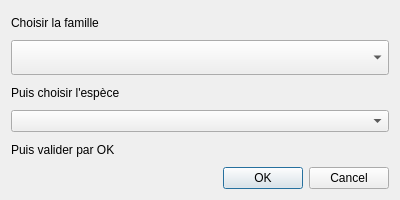
<?xml version="1.0" encoding="UTF-8"?>
<ui version="4.0">
 <class>DialogRequeteFamille</class>
 <widget class="QDialog" name="DialogRequeteFamille">
  <property name="geometry">
   <rect>
    <x>0</x>
    <y>0</y>
    <width>400</width>
    <height>200</height>
   </rect>
  </property>
  <property name="maximumSize">
   <size>
    <width>400</width>
    <height>200</height>
   </size>
  </property>
  <property name="windowTitle">
   <string>Choisir les variétés par espèce</string>
  </property>
  <layout class="QVBoxLayout" name="verticalLayout_2">
   <item>
    <layout class="QVBoxLayout" name="verticalLayout">
     <item>
      <widget class="QLabel" name="label">
       <property name="text">
        <string>Choisir la famille</string>
       </property>
      </widget>
     </item>
     <item>
      <widget class="QComboBox" name="comboBoxFamille">
       <property name="minimumSize">
        <size>
         <width>0</width>
         <height>35</height>
        </size>
       </property>
      </widget>
     </item>
     <item>
      <widget class="QLabel" name="label_2">
       <property name="text">
        <string>Puis choisir l'espèce</string>
       </property>
      </widget>
     </item>
     <item>
      <widget class="QComboBox" name="comboBoxEspece"/>
     </item>
     <item>
      <widget class="QLabel" name="label_3">
       <property name="text">
        <string>Puis valider par OK</string>
       </property>
      </widget>
     </item>
    </layout>
   </item>
   <item>
    <widget class="QDialogButtonBox" name="buttonBox">
     <property name="orientation">
      <enum>Qt::Horizontal</enum>
     </property>
     <property name="standardButtons">
      <set>QDialogButtonBox::Cancel|QDialogButtonBox::Ok</set>
     </property>
    </widget>
   </item>
  </layout>
 </widget>
 <resources/>
 <connections>
  <connection>
   <sender>buttonBox</sender>
   <signal>accepted()</signal>
   <receiver>DialogRequeteFamille</receiver>
   <slot>accept()</slot>
   <hints>
    <hint type="sourcelabel">
     <x>248</x>
     <y>254</y>
    </hint>
    <hint type="destinationlabel">
     <x>157</x>
     <y>274</y>
    </hint>
   </hints>
  </connection>
  <connection>
   <sender>buttonBox</sender>
   <signal>rejected()</signal>
   <receiver>DialogRequeteFamille</receiver>
   <slot>reject()</slot>
   <hints>
    <hint type="sourcelabel">
     <x>316</x>
     <y>260</y>
    </hint>
    <hint type="destinationlabel">
     <x>286</x>
     <y>274</y>
    </hint>
   </hints>
  </connection>
 </connections>
</ui>
